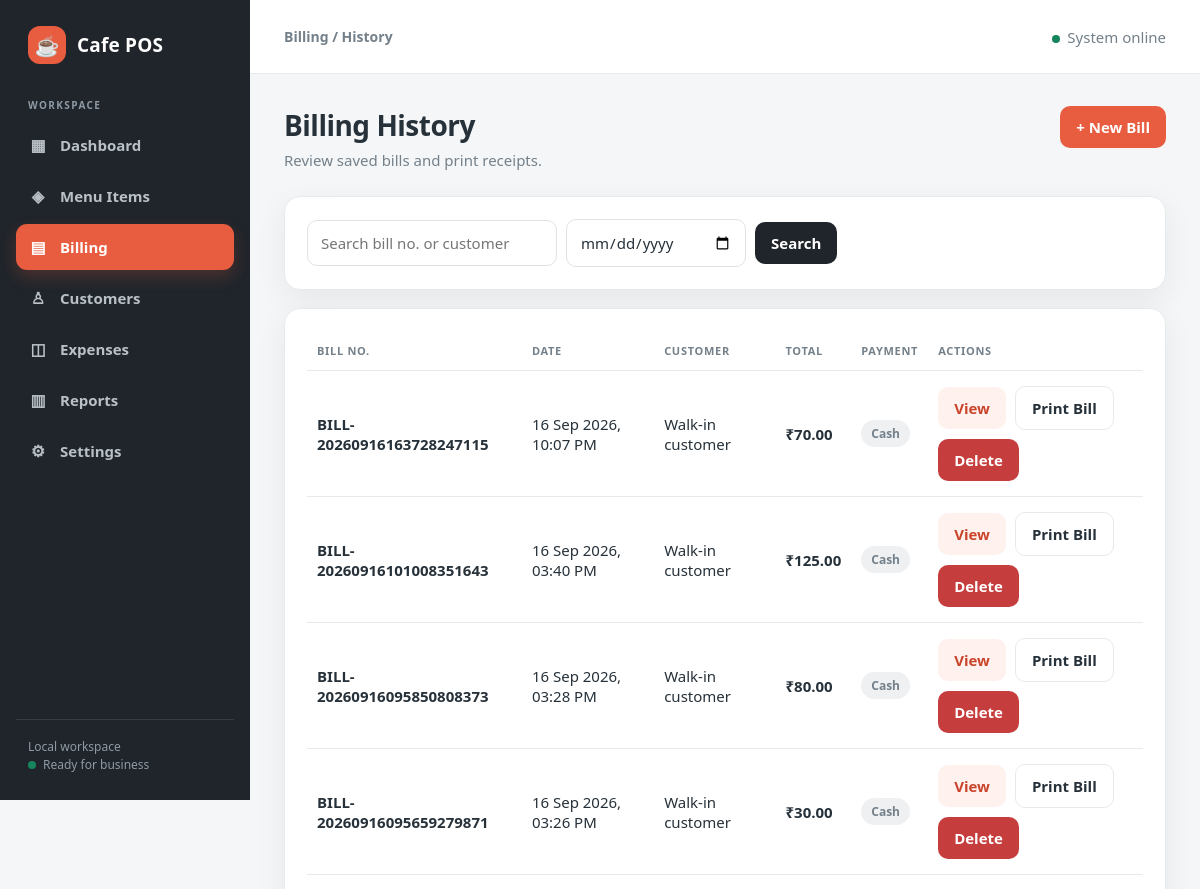
The app's page /billing/history/ (upper part), older data.
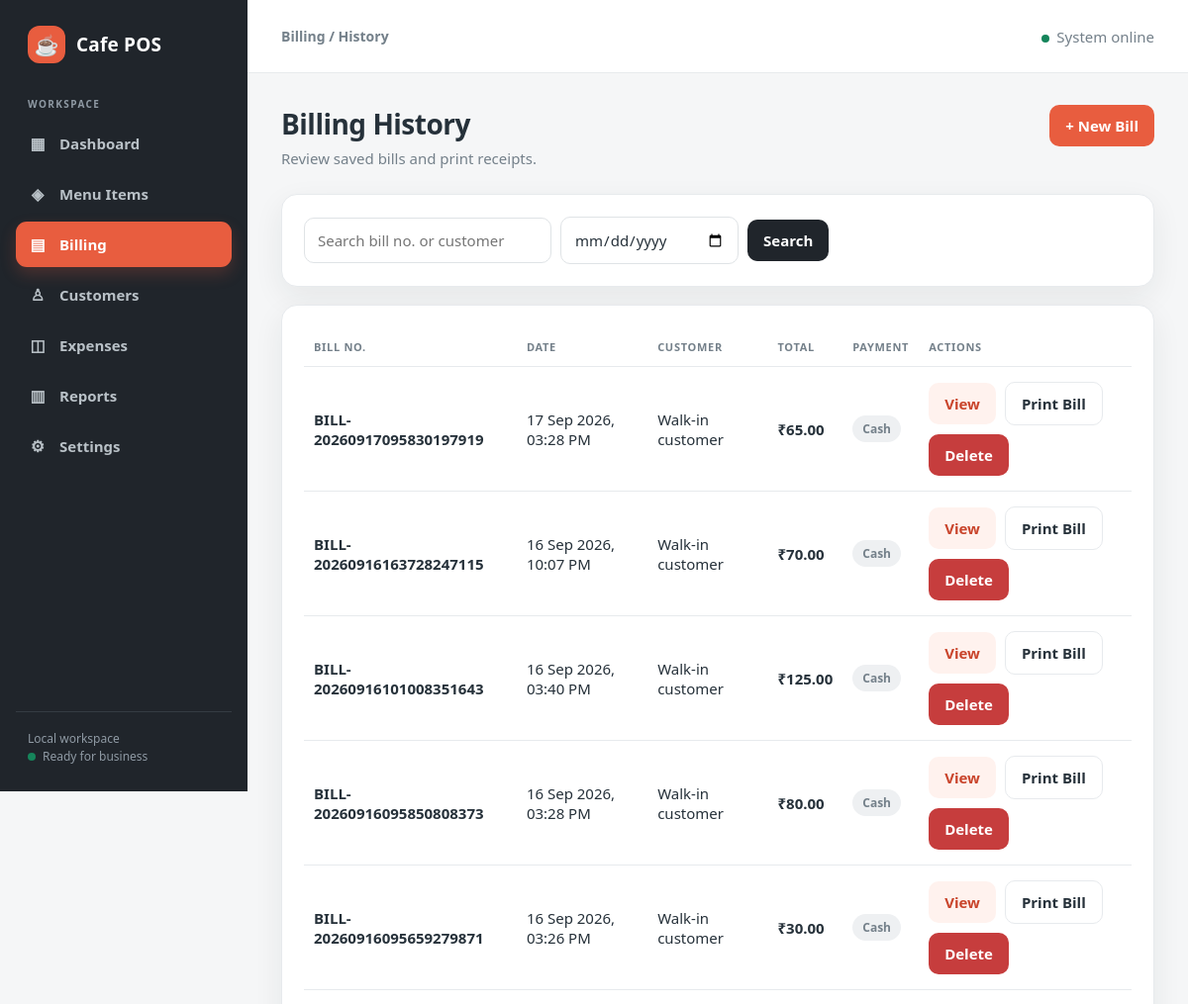
The same page, newer data.
### pos/models.py (models this page shows, shortened)
class Bill(models.Model):
    CASH = "CASH"
    UPI = "UPI"
    CARD = "CARD"
    PAYMENT_CHOICES = [
        (CASH, "Cash"),
        (UPI, "UPI"),
        (CARD, "Card"),
    ]
    bill_number = models.CharField(max_length=40, unique=True)
    customer = models.ForeignKey(
        Customer, null=True, blank=True, on_delete=models.SET_NULL,
        related_name="bills",
    )
    created_at = models.DateTimeField(default=timezone.now)
    subtotal = models.DecimalField(max_digits=10, decimal_places=2)
    discount = models.DecimalField(max_digits=10, decimal_places=2, default=0)
    grand_total = models.DecimalField(max_digits=10, decimal_places=2)
    payment_method = models.CharField(max_length=10, choices=PAYMENT_CHOICES)
    class Meta:
        ordering = ["-created_at"]

### pos/views.py (the view)
# urls.py: path("billing/history/", views.billing_history, name="billing_history"),
def billing_history(request):
    query = request.GET.get("q", "").strip()
    date = request.GET.get("date", "").strip()
    bills = Bill.objects.select_related("customer")
    if query:
        bills = bills.filter(Q(bill_number__icontains=query) | Q(customer__name__icontains=query))
    if date:
        bills = bills.filter(created_at__date=date)
    return render(request, "pos/billing_history.html", {
        "bills": bills,
        "query": query,
        "selected_date": date,
    })

### templates/pos/billing_history.html (shortened to what this page needs)
{% extends "base.html" %}
{% block eyebrow %}Billing / History{% endblock %}
{% block content %}
<div class="page-head"><div><h1>Billing History</h1><p>Review saved bills and print receipts.</p></div><a class="btn btn-primary" href="{% url 'billing' %}">+ New Bill</a></div>
<div class="card"><form method="get" class="actions"><input type="search" name="q" value="{{ query }}" placeholder="Search bill no. or customer" aria-label="Search bills"><input type="date" name="date" value="{{ selected_date }}" aria-label="Filter by date"><button type="submit">Search</button>{% if query or selected_date %}<a class="btn btn-outline" href="{% url 'billing_history' %}">Clear</a>{% endif %}</form></div>
<div class="card"><div class="table-wrap"><table class="data-table"><thead><tr><th>Bill No.</th><th>Date</th><th>Customer</th><th>Total</th><th>Payment</th><th>Actions</th></tr></thead><tbody>
{% for bill in bills %}<tr><td><b>{{ bill.bill_number }}</b></td><td>{{ bill.created_at|date:"d M Y, h:i A" }}</td><td>{{ bill.customer.name|default:"Walk-in customer" }}</td><td><b>₹{{ bill.grand_total|floatformat:2 }}</b></td><td><span class="pill pill-muted">{{ bill.get_payment_method_display }}</span></td><td><div class="actions"><a class="btn btn-soft" href="{% url 'bill_detail' bill.id %}">View</a><a class="btn btn-outline" href="{% url 'bill_detail' bill.id %}?print=1" target="_blank">Print Bill</a><form method="post" action="{% url 'bill_delete' bill.id %}" onsubmit="return confirm('Delete this bill?');">{% csrf_token %}<button type="submit" class="btn-danger">Delete</button></form></div></td></tr>{% empty %}<tr><td colspan="6" class="muted" style="text-align:center;padding:30px">No bills match your search.</td></tr>{% endfor %}
</tbody></table></div></div>
{% endblock %}

### templates/base.html (shortened to what this page needs)
<!doctype html>
<html lang="en">
<head>
</head>
<body>
<div class="app-shell"><aside class="sidebar">
<a class="brand" href="{% url 'dashboard' %}"><span class="brand-mark">☕</span><b>Cafe POS</b></a><div class="nav-label">Workspace</div><nav class="nav-links">
<a class="nav-link {% if request.resolver_match.url_name == 'dashboard' %}active{% endif %}" href="{% url 'dashboard' %}"><span class="nav-icon">▦</span>Dashboard</a>
<a class="nav-link " href="{% url 'menu_items' %}"><span class="nav-icon">◈</span>Menu Items</a>
<a class="nav-link {% if request.resolver_match.url_name == 'billing' or request.resolver_match.url_name == 'billing_history' or request.resolver_match.url_name == 'bill_detail' %}active{% endif %}" href="{% url 'billing' %}"><span class="nav-icon">▤</span>Billing</a>
<a class="nav-link " href="{% url 'customers' %}"><span class="nav-icon">♙</span>Customers</a>
<a class="nav-link " href="{% url 'expenses' %}"><span class="nav-icon">◫</span>Expenses</a>
<a class="nav-link {% if request.resolver_match.url_name == 'reports' %}active{% endif %}" href="{% url 'reports' %}"><span class="nav-icon">▥</span>Reports</a>
<a class="nav-link {% if request.resolver_match.url_name == 'settings' %}active{% endif %}" href="{% url 'settings' %}"><span class="nav-icon">⚙</span>Settings</a>
</nav><div class="sidebar-footer">Local workspace<br><span class="status-dot"></span>Ready for business</div>
</aside><main class="main"><header class="topbar"><span class="page-title">{% block eyebrow %}Cafe operations{% endblock %}</span><span class="muted"><span class="status-dot"></span>System online</span></header><div class="content">
{% block content %}{% endblock %}
</div></main></div>
</body>
</html>

### templates/base.html (style rules this page uses)
:root { --coral:#e85d3f;--coral-dark:#c9442b;--charcoal:#20252b;--ink:#26313a;--muted:#74808a;--surface:#fff;--bg:#f5f6f7;--line:#e7eaed;--success:#16855b;--danger:#c63d3d;--shadow:0 10px 30px rgba(32,37,43,.07);--radius:16px }
* { box-sizing:border-box }
html { background:var(--bg) }
body { margin:0;font-family:"DM Sans","Segoe UI",sans-serif;background:var(--bg);color:var(--ink);font-size:15px }
a { color:inherit;text-decoration:none }
.app-shell { min-height:100vh;display:flex }
.sidebar { width:250px;flex:0 0 250px;background:var(--charcoal);color:#fff;padding:26px 16px;display:flex;flex-direction:column;position:sticky;top:0;height:100vh;z-index:10 }
.brand { display:flex;align-items:center;gap:11px;padding:0 12px 34px;font-size:19px;letter-spacing:.2px }
.brand-mark { width:38px;height:38px;display:grid;place-items:center;background:var(--coral);border-radius:12px;font-size:20px }
.nav-label { padding:0 12px 10px;color:#8f9aa4;text-transform:uppercase;letter-spacing:1.4px;font-size:10px;font-weight:800 }
.nav-links { display:grid;gap:5px }
.nav-link { display:flex;align-items:center;gap:12px;border-radius:11px;padding:12px;color:#b9c1c7;font-weight:600;transition:.18s ease }
.nav-link.active { background:var(--coral);color:#fff;box-shadow:0 7px 16px rgba(232,93,63,.22) }
.nav-icon { width:20px;text-align:center;font-size:16px }
.sidebar-footer { margin-top:auto;border-top:1px solid #353c43;padding:18px 12px 0;color:#8f9aa4;font-size:12px;line-height:1.5 }
.main { min-width:0;flex:1 }
.topbar { height:74px;background:#fff;border-bottom:1px solid var(--line);display:flex;align-items:center;justify-content:space-between;padding:0 34px }
.page-title { font-size:14px;font-weight:700;color:var(--muted) }
.status-dot { display:inline-block;width:8px;height:8px;border-radius:50%;background:var(--success);margin-right:7px }
.content { max-width:1440px;margin:0 auto;padding:32px 34px 50px }
.page-head { display:flex;justify-content:space-between;align-items:flex-start;gap:18px;margin-bottom:26px }
.page-head h1 { font-size:28px;margin:0 0 6px;letter-spacing:-.5px }
.page-head p { margin:0;color:var(--muted) }
.card { background:var(--surface);border:1px solid var(--line);border-radius:var(--radius);padding:22px;box-shadow:var(--shadow);margin-bottom:18px }
.btn,button { border:0;border-radius:10px;padding:11px 16px;cursor:pointer;background:var(--charcoal);color:#fff;font:inherit;font-weight:700;display:inline-flex;align-items:center;justify-content:center;gap:8px;transition:.18s ease }
.btn-primary { background:var(--coral) }
.btn-soft { background:#fff2ee;color:var(--coral-dark) }
.btn-danger,.danger { background:var(--danger) }
.btn-outline { background:#fff;color:var(--ink);border:1px solid var(--line) }
.actions { display:flex;gap:9px;flex-wrap:wrap;align-items:center }
.muted { color:var(--muted) }
.pill { display:inline-flex;align-items:center;border-radius:99px;padding:5px 10px;font-size:12px;font-weight:800 }
.pill-muted { background:#eef0f2;color:var(--muted) }
input,select,textarea { width:100%;padding:12px 13px;border:1px solid #dfe3e6;border-radius:10px;background:#fff;color:var(--ink);font:inherit;outline:none }
.actions input,.actions select { width:auto;min-width:180px }
.table-wrap { overflow-x:auto }
.data-table { width:100%;border-collapse:collapse;min-width:720px }
.data-table th { padding:12px 10px;text-align:left;color:var(--muted);font-size:11px;text-transform:uppercase;letter-spacing:.7px;border-bottom:1px solid var(--line) }
.data-table td { padding:15px 10px;border-bottom:1px solid var(--line);vertical-align:middle }

Row changes from the older to the newer data that the page shows:
added Bill: bill_number "BILL-20260917095830197919", created_at "17 Sep 2026, 03:28 PM", customer.name "Walk-in customer", grand_total "65.00", payment_method "Cash"
